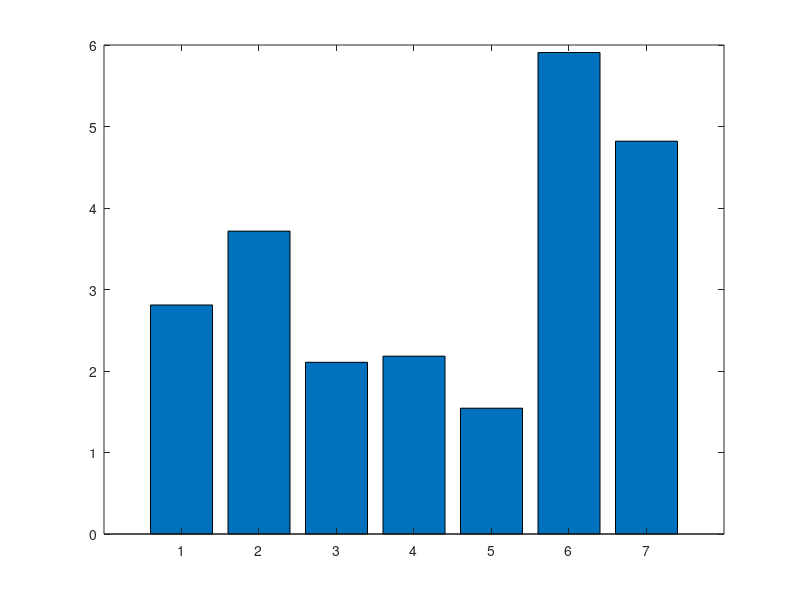

Reproduce this figure in MATLAB. (Note: this script raises an error after producing the figure.)
% Component Sizing Math

clc; clear; close all;

% LiOH
m_LiOH = 23.95; %g/mol
m_CO2 = 44.01; %g/mol

lioh_per_co2 = (2*m_LiOH)/m_CO2;
co2_per_lioh = 1/lioh_per_co2;


% Reference - Apollo 15-17 8hr LiOH Canister
m_tot_ref = 2.81; % kg - PLSS Cartridge from launch stowage
m_sorb_ref = 1.42; %kg - LiOH sorbent from Apollo journal
bed_utilization_8hrcanister = 0.50; % 50% reaction completion for 8hr EVA - from NASA tech report (19720017483)
bed_utilization_4hrcanister = 0.35;
% utilization: how lioh can become lithium carbonate
% removal efficiency: how much co2 can be captured

m_co2load_ref = m_sorb_ref * co2_per_lioh * bed_utilization_8hrcanister;

m_house_ref = m_tot_ref - m_sorb_ref;

%%%%%%%%%%%%%%%%%%%%%%%%%%%%%%%%%%%%%%%%%%%%%%%%%%%%%%%%%%%%%%%%%%%%%%%%%%%
% Mars model
m_co2load_mars = 0.91; %kg over 8hrs - from NEW EVA
scaling_ratio = m_co2load_mars/m_co2load_ref;

m_sorb_mars = m_sorb_ref * scaling_ratio;

m_house_mars = m_house_ref * (m_sorb_mars/m_sorb_ref)^(2/3); % scale up only volume, not thikness

m_tot_mars = m_sorb_mars + m_house_mars;


fprintf('m_tot_apollo = %g\n', m_tot_ref)
fprintf('m_tot_mars dry = %g\n', m_tot_mars)

%%%%%%%%%%%%%%%%%%%%%%%%%%%%%%%%%%%%%%%%%%%%%%%%%%%%%%%%%%%%%%%%%%%%%%%%%%%
% Volume
rho_bulk = 0.0004; % kg/cm^3
V_bed_ref = m_sorb_ref/rho_bulk;
V_bed_mars = m_sorb_mars/rho_bulk;
volume_scale_factor = V_bed_mars/V_bed_ref;

L_ref = 30.5; % cm long - Apollo journals
D_ref = 14; % cm in diameter - Apollo journals
V_ref = pi*L_ref*(D_ref/2)^2; % cm^3

V_mars = V_ref*volume_scale_factor;
L_mars = L_ref*(volume_scale_factor)^(1/3);
D_mars = D_ref*(volume_scale_factor)^(1/3);

fprintf('V_apollo = %gL\n', V_ref/1000)
fprintf('V_mars = %gL\n', V_mars/1000)

% Segments! Splitting the 8hr upper bound directly in half to account for "short EVAs"
% Assume: short EVA = half of 8hr upper bound --> m_4hr_co2load = m_mars_co2_load/2
% 4 hour EVA:
m_co2load_4hrs = m_co2load_mars/2;

m_tot_ref_4hrs = 2.107; % kg - Apollo 11-14 (with charcoal filter - charcoal and ammonasorb do different jobs!)
m_sorb_ref_4hrs = 1.36; % kg - Apollo 11-14
m_co2load_ref_4hrs = m_sorb_ref_4hrs * co2_per_lioh * bed_utilization_4hrcanister;
m_house_ref_4hrs = m_tot_ref_4hrs - m_sorb_ref_4hrs;

scaling_ratio_4hrs = m_co2load_4hrs/m_co2load_ref_4hrs;

m4hr_sorb = m_sorb_ref_4hrs * scaling_ratio_4hrs;
m4hr_house = m_house_ref_4hrs * (m4hr_sorb/m_sorb_ref_4hrs)^(2/3); % scale up only volume, not thikness

m4hr_total = m4hr_sorb + m4hr_house;

fprintf('m_tot_mars_4hr dry = %g kg\n', m4hr_total)


% 30 min emergency:
CO2_95th_aero = 6.3122; % g/min - from NEWupperbound_EVA_co2.m
bed_utilization_30MINcanister = 0.3; % estimation
m30min_co2load = (((CO2_95th_aero)/1000)*30)/bed_utilization_30MINcanister; % co2 produced by 95th for 30 mins of aerobic
m30min_sorb = lioh_per_co2 * m30min_co2load;

m30min_house = m_house_mars * (m30min_sorb/m_sorb_mars)^(2/3);
m30min_total = m30min_sorb + m30min_house;
fprintf('m_tot_mars_30min dry = %g kg\n', m30min_total)


% 4:30 EVA
bed_utilization_430canister = 0.4; % estimation

m30min_co2_actual = (CO2_95th_aero/1000)*30;                 % kg actually absorbed
m_430_co2_actual  = m_co2load_4hrs + m30min_co2_actual;

m_430_sorb = (m_430_co2_actual)*lioh_per_co2/bed_utilization_430canister;
m_430_house = m_house_ref_4hrs * (m_430_sorb/m_sorb_ref_4hrs)^(2/3);
m430_total = m_430_house + m_430_sorb;

% Modular LiOH Setup
% option 1:
total_modular_mass1 = m4hr_total + m4hr_total + m30min_total;
fprintf('total modular 1 mass dry = %g kg\n', total_modular_mass1)

bed_utilization_MODcanister = 0.85; % estimation
m_sorb_mod = 2*(m4hr_sorb) + m30min_sorb;
m_co2load_mod = m_sorb_mod * co2_per_lioh * bed_utilization_MODcanister;

% option 2:
total_modular_mass2 = m4hr_total + m430_total;
fprintf('total modular 2 mass dry = %g kg\n', total_modular_mass2)




% Dry vs. Wet Mass
% Dry is what I've calculated
% Wet is that mass plus however much co2 is actually captured (depends on efficiency which is derived from dry mass)


% plot - cause I can
y = [m_tot_ref m_tot_mars m_tot_ref_4hrs m4hr_total  m30min_total total_modular_mass1 total_modular_mass2];
b = bar(y);
b.FaceColor = 'flat';
b.CData = [0.2 0.2 0.2; 
           0.85 0.4 0.08;
           0.2 0.2 0.2;
           0.9 0.6 0.3;
           0.8 0.0 0.3;
           0.9 0.3 0.6;
           0.9 0.3 0.6];

xticks(1:7)
xticklabels({'Apollo 8 hr canister','Mars 8 hr canister','Apollo 8 hr canister','Mars 4 hr canister','Mars 30 min aerobic canister','Mars Modular total 1','Mars Modular total 2'})
xtickangle(15)
ylabel('Dry mass (kg)')
title('LiOH Canister Dry Mass Comparison')
grid on
